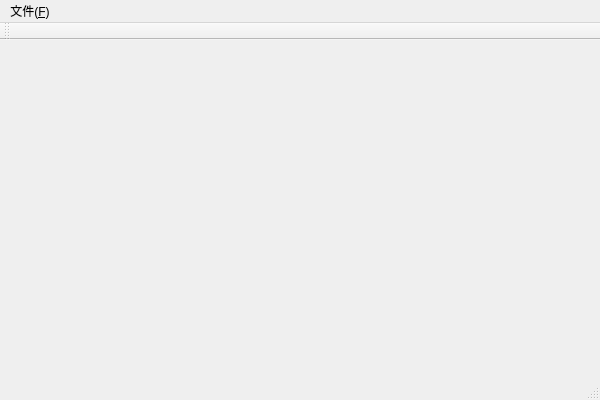
<?xml version="1.0" encoding="UTF-8"?>
<ui version="4.0">
 <class>MainWindowClass</class>
 <widget class="QMainWindow" name="MainWindowClass">
  <property name="geometry">
   <rect>
    <x>0</x>
    <y>0</y>
    <width>600</width>
    <height>400</height>
   </rect>
  </property>
  <property name="windowTitle">
   <string>MainWindow</string>
  </property>
  <widget class="QWidget" name="centralWidget"/>
  <widget class="QMenuBar" name="menuBar">
   <property name="geometry">
    <rect>
     <x>0</x>
     <y>0</y>
     <width>600</width>
     <height>26</height>
    </rect>
   </property>
   <widget class="QMenu" name="menu_F">
    <property name="title">
     <string>文件(&amp;F)</string>
    </property>
    <addaction name="action_save"/>
    <addaction name="action_exit"/>
   </widget>
   <addaction name="menu_F"/>
  </widget>
  <widget class="QToolBar" name="mainToolBar">
   <attribute name="toolBarArea">
    <enum>TopToolBarArea</enum>
   </attribute>
   <attribute name="toolBarBreak">
    <bool>false</bool>
   </attribute>
  </widget>
  <widget class="QStatusBar" name="statusBar"/>
  <action name="action_save">
   <property name="text">
    <string>保存(&amp;S)</string>
   </property>
  </action>
  <action name="action_exit">
   <property name="text">
    <string>退出</string>
   </property>
  </action>
 </widget>
 <layoutdefault spacing="6" margin="11"/>
 <resources/>
 <connections/>
</ui>
